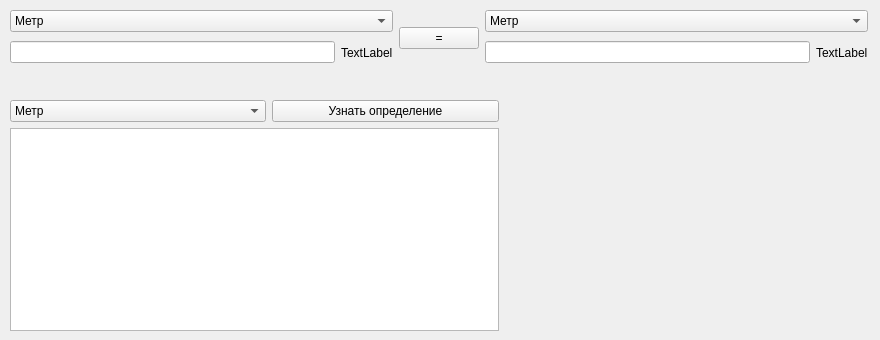
<?xml version="1.0" encoding="UTF-8"?>
<ui version="4.0">
 <class>Form</class>
 <widget class="QWidget" name="Form">
  <property name="geometry">
   <rect>
    <x>0</x>
    <y>0</y>
    <width>880</width>
    <height>340</height>
   </rect>
  </property>
  <property name="windowTitle">
   <string>Form</string>
  </property>
  <widget class="QWidget" name="layoutWidget">
   <property name="geometry">
    <rect>
     <x>10</x>
     <y>10</y>
     <width>858</width>
     <height>57</height>
    </rect>
   </property>
   <layout class="QHBoxLayout" name="horizontalLayout_3">
    <item>
     <layout class="QVBoxLayout" name="verticalLayout">
      <item>
       <widget class="QComboBox" name="comboBox_2">
        <item>
         <property name="text">
          <string>Метр</string>
         </property>
        </item>
        <item>
         <property name="text">
          <string>Километр</string>
         </property>
        </item>
        <item>
         <property name="text">
          <string>Дециметр</string>
         </property>
        </item>
        <item>
         <property name="text">
          <string>Сантиметр</string>
         </property>
        </item>
        <item>
         <property name="text">
          <string>Миллиметр</string>
         </property>
        </item>
        <item>
         <property name="text">
          <string>Микрометр</string>
         </property>
        </item>
        <item>
         <property name="text">
          <string>Нанометр</string>
         </property>
        </item>
        <item>
         <property name="text">
          <string>Пикометр</string>
         </property>
        </item>
        <item>
         <property name="text">
          <string>Фемтометр</string>
         </property>
        </item>
        <item>
         <property name="text">
          <string>Лига (Лье)</string>
         </property>
        </item>
        <item>
         <property name="text">
          <string>Миля</string>
         </property>
        </item>
        <item>
         <property name="text">
          <string>Фурлонг</string>
         </property>
        </item>
        <item>
         <property name="text">
          <string>Чейн</string>
         </property>
        </item>
        <item>
         <property name="text">
          <string>Род</string>
         </property>
        </item>
        <item>
         <property name="text">
          <string>Ярд</string>
         </property>
        </item>
        <item>
         <property name="text">
          <string>Инспекционный фут</string>
         </property>
        </item>
        <item>
         <property name="text">
          <string>Фут</string>
         </property>
        </item>
        <item>
         <property name="text">
          <string>Линк</string>
         </property>
        </item>
        <item>
         <property name="text">
          <string>Хэнд</string>
         </property>
        </item>
        <item>
         <property name="text">
          <string>Дюйм</string>
         </property>
        </item>
        <item>
         <property name="text">
          <string>Линия большая</string>
         </property>
        </item>
        <item>
         <property name="text">
          <string>Линия Малая</string>
         </property>
        </item>
        <item>
         <property name="text">
          <string>Мил</string>
         </property>
        </item>
        <item>
         <property name="text">
          <string>Мо</string>
         </property>
        </item>
        <item>
         <property name="text">
          <string>Рин</string>
         </property>
        </item>
        <item>
         <property name="text">
          <string>Бу</string>
         </property>
        </item>
        <item>
         <property name="text">
          <string>Сун</string>
         </property>
        </item>
        <item>
         <property name="text">
          <string>Сяку</string>
         </property>
        </item>
        <item>
         <property name="text">
          <string>Кэн</string>
         </property>
        </item>
        <item>
         <property name="text">
          <string>Хиро</string>
         </property>
        </item>
        <item>
         <property name="text">
          <string>Дзё</string>
         </property>
        </item>
        <item>
         <property name="text">
          <string>Тё</string>
         </property>
        </item>
        <item>
         <property name="text">
          <string>Ри</string>
         </property>
        </item>
        <item>
         <property name="text">
          <string>Палайста</string>
         </property>
        </item>
        <item>
         <property name="text">
          <string>Плетр</string>
         </property>
        </item>
        <item>
         <property name="text">
          <string>Миля</string>
         </property>
        </item>
        <item>
         <property name="text">
          <string>Стадий</string>
         </property>
        </item>
        <item>
         <property name="text">
          <string>Плетр</string>
         </property>
        </item>
        <item>
         <property name="text">
          <string>Амма</string>
         </property>
        </item>
        <item>
         <property name="text">
          <string>Акена (декапод)</string>
         </property>
        </item>
        <item>
         <property name="text">
          <string>Оргия (гексапод)</string>
         </property>
        </item>
        <item>
         <property name="text">
          <string>Бема (шаг)</string>
         </property>
        </item>
        <item>
         <property name="text">
          <string>Пехис (локоть) греческий</string>
         </property>
        </item>
        <item>
         <property name="text">
          <string>Пехис (локоть) короткий</string>
         </property>
        </item>
        <item>
         <property name="text">
          <string>Пус (фут)</string>
         </property>
        </item>
        <item>
         <property name="text">
          <string>Спитам</string>
         </property>
        </item>
        <item>
         <property name="text">
          <string>Дихас</string>
         </property>
        </item>
        <item>
         <property name="text">
          <string>Палестра (ладонь) </string>
         </property>
        </item>
        <item>
         <property name="text">
          <string>Кондиль </string>
         </property>
        </item>
        <item>
         <property name="text">
          <string>Дактиль (палец)</string>
         </property>
        </item>
        <item>
         <property name="text">
          <string>Стадий олимпийский</string>
         </property>
        </item>
        <item>
         <property name="text">
          <string>Стадий аттический</string>
         </property>
        </item>
        <item>
         <property name="text">
          <string>Стадий птолемеевский</string>
         </property>
        </item>
        <item>
         <property name="text">
          <string>Морская миля</string>
         </property>
        </item>
        <item>
         <property name="text">
          <string>Кабельтов</string>
         </property>
        </item>
        <item>
         <property name="text">
          <string>Морская сажень</string>
         </property>
        </item>
        <item>
         <property name="text">
          <string>Радиус Луны</string>
         </property>
        </item>
        <item>
         <property name="text">
          <string>Радиус Земли</string>
         </property>
        </item>
        <item>
         <property name="text">
          <string>Радиус Юпитера</string>
         </property>
        </item>
        <item>
         <property name="text">
          <string>Радиус Солнца</string>
         </property>
        </item>
        <item>
         <property name="text">
          <string>Световой месяц</string>
         </property>
        </item>
        <item>
         <property name="text">
          <string>Световая минута</string>
         </property>
        </item>
        <item>
         <property name="text">
          <string>Астрономическая единица</string>
         </property>
        </item>
        <item>
         <property name="text">
          <string>Световой час</string>
         </property>
        </item>
        <item>
         <property name="text">
          <string>Световые сутки</string>
         </property>
        </item>
        <item>
         <property name="text">
          <string>Световая неделя</string>
         </property>
        </item>
        <item>
         <property name="text">
          <string>Световой год</string>
         </property>
        </item>
        <item>
         <property name="text">
          <string>Парсек</string>
         </property>
        </item>
        <item>
         <property name="text">
          <string>Сириометр</string>
         </property>
        </item>
        <item>
         <property name="text">
          <string>Планковская длина</string>
         </property>
        </item>
        <item>
         <property name="text">
          <string>Ферми</string>
         </property>
        </item>
        <item>
         <property name="text">
          <string>Класический радиус электрона</string>
         </property>
        </item>
        <item>
         <property name="text">
          <string>X-еденица</string>
         </property>
        </item>
        <item>
         <property name="text">
          <string>Комптоновская длина волны электрона</string>
         </property>
        </item>
        <item>
         <property name="text">
          <string>Боровский радиус</string>
         </property>
        </item>
        <item>
         <property name="text">
          <string>Ангстрем</string>
         </property>
        </item>
        <item>
         <property name="text">
          <string>Юнит</string>
         </property>
        </item>
       </widget>
      </item>
      <item>
       <layout class="QHBoxLayout" name="horizontalLayout">
        <item>
         <widget class="QLineEdit" name="lineEdit"/>
        </item>
        <item>
         <widget class="QLabel" name="label">
          <property name="text">
           <string>TextLabel</string>
          </property>
         </widget>
        </item>
       </layout>
      </item>
     </layout>
    </item>
    <item>
     <widget class="QPushButton" name="pushButton">
      <property name="text">
       <string>=</string>
      </property>
     </widget>
    </item>
    <item>
     <layout class="QVBoxLayout" name="verticalLayout_2">
      <item>
       <widget class="QComboBox" name="comboBox_3">
        <item>
         <property name="text">
          <string>Метр</string>
         </property>
        </item>
        <item>
         <property name="text">
          <string>Километр</string>
         </property>
        </item>
        <item>
         <property name="text">
          <string>Дециметр</string>
         </property>
        </item>
        <item>
         <property name="text">
          <string>Сантиметр</string>
         </property>
        </item>
        <item>
         <property name="text">
          <string>Миллиметр</string>
         </property>
        </item>
        <item>
         <property name="text">
          <string>Микрометр</string>
         </property>
        </item>
        <item>
         <property name="text">
          <string>Нанометр</string>
         </property>
        </item>
        <item>
         <property name="text">
          <string>Пикометр</string>
         </property>
        </item>
        <item>
         <property name="text">
          <string>Фемтометр</string>
         </property>
        </item>
        <item>
         <property name="text">
          <string>Лига (Лье)</string>
         </property>
        </item>
        <item>
         <property name="text">
          <string>Миля</string>
         </property>
        </item>
        <item>
         <property name="text">
          <string>Фурлонг</string>
         </property>
        </item>
        <item>
         <property name="text">
          <string>Чейн</string>
         </property>
        </item>
        <item>
         <property name="text">
          <string>Род</string>
         </property>
        </item>
        <item>
         <property name="text">
          <string>Ярд</string>
         </property>
        </item>
        <item>
         <property name="text">
          <string>Инспекционный фут</string>
         </property>
        </item>
        <item>
         <property name="text">
          <string>Фут</string>
         </property>
        </item>
        <item>
         <property name="text">
          <string>Линк</string>
         </property>
        </item>
        <item>
         <property name="text">
          <string>Хэнд</string>
         </property>
        </item>
        <item>
         <property name="text">
          <string>Дюйм</string>
         </property>
        </item>
        <item>
         <property name="text">
          <string>Линия большая</string>
         </property>
        </item>
        <item>
         <property name="text">
          <string>Линия Малая</string>
         </property>
        </item>
        <item>
         <property name="text">
          <string>Мил</string>
         </property>
        </item>
        <item>
         <property name="text">
          <string>Мо</string>
         </property>
        </item>
        <item>
         <property name="text">
          <string>Рин</string>
         </property>
        </item>
        <item>
         <property name="text">
          <string>Бу</string>
         </property>
        </item>
        <item>
         <property name="text">
          <string>Сун</string>
         </property>
        </item>
        <item>
         <property name="text">
          <string>Сяку</string>
         </property>
        </item>
        <item>
         <property name="text">
          <string>Кэн</string>
         </property>
        </item>
        <item>
         <property name="text">
          <string>Хиро</string>
         </property>
        </item>
        <item>
         <property name="text">
          <string>Дзё</string>
         </property>
        </item>
        <item>
         <property name="text">
          <string>Тё</string>
         </property>
        </item>
        <item>
         <property name="text">
          <string>Ри</string>
         </property>
        </item>
        <item>
         <property name="text">
          <string>Палайста</string>
         </property>
        </item>
        <item>
         <property name="text">
          <string>Плетр</string>
         </property>
        </item>
        <item>
         <property name="text">
          <string>Миля</string>
         </property>
        </item>
        <item>
         <property name="text">
          <string>Стадий</string>
         </property>
        </item>
        <item>
         <property name="text">
          <string>Плетр</string>
         </property>
        </item>
        <item>
         <property name="text">
          <string>Амма</string>
         </property>
        </item>
        <item>
         <property name="text">
          <string>Акена (декапод)</string>
         </property>
        </item>
        <item>
         <property name="text">
          <string>Оргия (гексапод)</string>
         </property>
        </item>
        <item>
         <property name="text">
          <string>Бема (шаг)</string>
         </property>
        </item>
        <item>
         <property name="text">
          <string>Пехис (локоть) греческий</string>
         </property>
        </item>
        <item>
         <property name="text">
          <string>Пехис (локоть) короткий</string>
         </property>
        </item>
        <item>
         <property name="text">
          <string>Пус (фут)</string>
         </property>
        </item>
        <item>
         <property name="text">
          <string>Спитам</string>
         </property>
        </item>
        <item>
         <property name="text">
          <string>Дихас</string>
         </property>
        </item>
        <item>
         <property name="text">
          <string>Палестра (ладонь) </string>
         </property>
        </item>
        <item>
         <property name="text">
          <string>Кондиль </string>
         </property>
        </item>
        <item>
         <property name="text">
          <string>Дактиль (палец)</string>
         </property>
        </item>
        <item>
         <property name="text">
          <string>Стадий олимпийский</string>
         </property>
        </item>
        <item>
         <property name="text">
          <string>Стадий аттический</string>
         </property>
        </item>
        <item>
         <property name="text">
          <string>Стадий птолемеевский</string>
         </property>
        </item>
        <item>
         <property name="text">
          <string>Морская миля</string>
         </property>
        </item>
        <item>
         <property name="text">
          <string>Кабельтов</string>
         </property>
        </item>
        <item>
         <property name="text">
          <string>Морская сажень</string>
         </property>
        </item>
        <item>
         <property name="text">
          <string>Радиус Луны</string>
         </property>
        </item>
        <item>
         <property name="text">
          <string>Радиус Земли</string>
         </property>
        </item>
        <item>
         <property name="text">
          <string>Радиус Юпитера</string>
         </property>
        </item>
        <item>
         <property name="text">
          <string>Радиус Солнца</string>
         </property>
        </item>
        <item>
         <property name="text">
          <string>Световой месяц</string>
         </property>
        </item>
        <item>
         <property name="text">
          <string>Световая минута</string>
         </property>
        </item>
        <item>
         <property name="text">
          <string>Астрономическая единица</string>
         </property>
        </item>
        <item>
         <property name="text">
          <string>Световой час</string>
         </property>
        </item>
        <item>
         <property name="text">
          <string>Световые сутки</string>
         </property>
        </item>
        <item>
         <property name="text">
          <string>Световая неделя</string>
         </property>
        </item>
        <item>
         <property name="text">
          <string>Световой год</string>
         </property>
        </item>
        <item>
         <property name="text">
          <string>Парсек</string>
         </property>
        </item>
        <item>
         <property name="text">
          <string>Сириометр</string>
         </property>
        </item>
        <item>
         <property name="text">
          <string>Планковская длина</string>
         </property>
        </item>
        <item>
         <property name="text">
          <string>Ферми</string>
         </property>
        </item>
        <item>
         <property name="text">
          <string>Класический радиус электрона</string>
         </property>
        </item>
        <item>
         <property name="text">
          <string>X-еденица</string>
         </property>
        </item>
        <item>
         <property name="text">
          <string>Комптоновская длина волны электрона</string>
         </property>
        </item>
        <item>
         <property name="text">
          <string>Боровский радиус</string>
         </property>
        </item>
        <item>
         <property name="text">
          <string>Ангстрем</string>
         </property>
        </item>
        <item>
         <property name="text">
          <string>Юнит</string>
         </property>
        </item>
       </widget>
      </item>
      <item>
       <layout class="QHBoxLayout" name="horizontalLayout_2">
        <item>
         <widget class="QLineEdit" name="lineEdit_2"/>
        </item>
        <item>
         <widget class="QLabel" name="label_2">
          <property name="text">
           <string>TextLabel</string>
          </property>
         </widget>
        </item>
       </layout>
      </item>
     </layout>
    </item>
   </layout>
  </widget>
  <widget class="QWidget" name="layoutWidget_2">
   <property name="geometry">
    <rect>
     <x>10</x>
     <y>100</y>
     <width>489</width>
     <height>231</height>
    </rect>
   </property>
   <layout class="QVBoxLayout" name="verticalLayout_3">
    <item>
     <layout class="QHBoxLayout" name="horizontalLayout_4">
      <item>
       <widget class="QComboBox" name="comboBox_4">
        <item>
         <property name="text">
          <string>Метр</string>
         </property>
        </item>
        <item>
         <property name="text">
          <string>Километр</string>
         </property>
        </item>
        <item>
         <property name="text">
          <string>Дециметр</string>
         </property>
        </item>
        <item>
         <property name="text">
          <string>Сантиметр</string>
         </property>
        </item>
        <item>
         <property name="text">
          <string>Миллиметр</string>
         </property>
        </item>
        <item>
         <property name="text">
          <string>Микрометр</string>
         </property>
        </item>
        <item>
         <property name="text">
          <string>Нанометр</string>
         </property>
        </item>
        <item>
         <property name="text">
          <string>Пикометр</string>
         </property>
        </item>
        <item>
         <property name="text">
          <string>Фемтометр</string>
         </property>
        </item>
        <item>
         <property name="text">
          <string>Лига (Лье)</string>
         </property>
        </item>
        <item>
         <property name="text">
          <string>Миля</string>
         </property>
        </item>
        <item>
         <property name="text">
          <string>Фурлонг</string>
         </property>
        </item>
        <item>
         <property name="text">
          <string>Чейн</string>
         </property>
        </item>
        <item>
         <property name="text">
          <string>Род</string>
         </property>
        </item>
        <item>
         <property name="text">
          <string>Ярд</string>
         </property>
        </item>
        <item>
         <property name="text">
          <string>Инспекционный фут</string>
         </property>
        </item>
        <item>
         <property name="text">
          <string>Фут</string>
         </property>
        </item>
        <item>
         <property name="text">
          <string>Линк</string>
         </property>
        </item>
        <item>
         <property name="text">
          <string>Хэнд</string>
         </property>
        </item>
        <item>
         <property name="text">
          <string>Дюйм</string>
         </property>
        </item>
        <item>
         <property name="text">
          <string>Линия большая</string>
         </property>
        </item>
        <item>
         <property name="text">
          <string>Линия Малая</string>
         </property>
        </item>
        <item>
         <property name="text">
          <string>Мил</string>
         </property>
        </item>
        <item>
         <property name="text">
          <string>Мо</string>
         </property>
        </item>
        <item>
         <property name="text">
          <string>Рин</string>
         </property>
        </item>
        <item>
         <property name="text">
          <string>Бу</string>
         </property>
        </item>
        <item>
         <property name="text">
          <string>Сун</string>
         </property>
        </item>
        <item>
         <property name="text">
          <string>Сяку</string>
         </property>
        </item>
        <item>
         <property name="text">
          <string>Кэн</string>
         </property>
        </item>
        <item>
         <property name="text">
          <string>Хиро</string>
         </property>
        </item>
        <item>
         <property name="text">
          <string>Дзё</string>
         </property>
        </item>
        <item>
         <property name="text">
          <string>Тё</string>
         </property>
        </item>
        <item>
         <property name="text">
          <string>Ри</string>
         </property>
        </item>
        <item>
         <property name="text">
          <string>Палайста</string>
         </property>
        </item>
        <item>
         <property name="text">
          <string>Плетр</string>
         </property>
        </item>
        <item>
         <property name="text">
          <string>Миля</string>
         </property>
        </item>
        <item>
         <property name="text">
          <string>Стадий</string>
         </property>
        </item>
        <item>
         <property name="text">
          <string>Плетр</string>
         </property>
        </item>
        <item>
         <property name="text">
          <string>Амма</string>
         </property>
        </item>
        <item>
         <property name="text">
          <string>Акена (декапод)</string>
         </property>
        </item>
        <item>
         <property name="text">
          <string>Оргия (гексапод)</string>
         </property>
        </item>
        <item>
         <property name="text">
          <string>Бема (шаг)</string>
         </property>
        </item>
        <item>
         <property name="text">
          <string>Пехис (локоть) греческий</string>
         </property>
        </item>
        <item>
         <property name="text">
          <string>Пехис (локоть) короткий</string>
         </property>
        </item>
        <item>
         <property name="text">
          <string>Пус (фут)</string>
         </property>
        </item>
        <item>
         <property name="text">
          <string>Спитам</string>
         </property>
        </item>
        <item>
         <property name="text">
          <string>Дихас</string>
         </property>
        </item>
        <item>
         <property name="text">
          <string>Палестра (ладонь) </string>
         </property>
        </item>
        <item>
         <property name="text">
          <string>Кондиль </string>
         </property>
        </item>
        <item>
         <property name="text">
          <string>Дактиль (палец)</string>
         </property>
        </item>
        <item>
         <property name="text">
          <string>Стадий олимпийский</string>
         </property>
        </item>
        <item>
         <property name="text">
          <string>Стадий аттический</string>
         </property>
        </item>
        <item>
         <property name="text">
          <string>Стадий птолемеевский</string>
         </property>
        </item>
        <item>
         <property name="text">
          <string>Морская миля</string>
         </property>
        </item>
        <item>
         <property name="text">
          <string>Кабельтов</string>
         </property>
        </item>
        <item>
         <property name="text">
          <string>Морская сажень</string>
         </property>
        </item>
        <item>
         <property name="text">
          <string>Радиус Луны</string>
         </property>
        </item>
        <item>
         <property name="text">
          <string>Радиус Земли</string>
         </property>
        </item>
        <item>
         <property name="text">
          <string>Радиус Юпитера</string>
         </property>
        </item>
        <item>
         <property name="text">
          <string>Радиус Солнца</string>
         </property>
        </item>
        <item>
         <property name="text">
          <string>Световой месяц</string>
         </property>
        </item>
        <item>
         <property name="text">
          <string>Световая минута</string>
         </property>
        </item>
        <item>
         <property name="text">
          <string>Астрономическая единица</string>
         </property>
        </item>
        <item>
         <property name="text">
          <string>Световой час</string>
         </property>
        </item>
        <item>
         <property name="text">
          <string>Световые сутки</string>
         </property>
        </item>
        <item>
         <property name="text">
          <string>Световая неделя</string>
         </property>
        </item>
        <item>
         <property name="text">
          <string>Световой год</string>
         </property>
        </item>
        <item>
         <property name="text">
          <string>Парсек</string>
         </property>
        </item>
        <item>
         <property name="text">
          <string>Сириометр</string>
         </property>
        </item>
        <item>
         <property name="text">
          <string>Планковская длина</string>
         </property>
        </item>
        <item>
         <property name="text">
          <string>Ферми</string>
         </property>
        </item>
        <item>
         <property name="text">
          <string>Класический радиус электрона</string>
         </property>
        </item>
        <item>
         <property name="text">
          <string>X-еденица</string>
         </property>
        </item>
        <item>
         <property name="text">
          <string>Комптоновская длина волны электрона</string>
         </property>
        </item>
        <item>
         <property name="text">
          <string>Боровский радиус</string>
         </property>
        </item>
        <item>
         <property name="text">
          <string>Ангстрем</string>
         </property>
        </item>
        <item>
         <property name="text">
          <string>Юнит</string>
         </property>
        </item>
       </widget>
      </item>
      <item>
       <widget class="QPushButton" name="pushButton_2">
        <property name="text">
         <string>Узнать определение</string>
        </property>
       </widget>
      </item>
     </layout>
    </item>
    <item>
     <widget class="QPlainTextEdit" name="plainTextEdit"/>
    </item>
   </layout>
  </widget>
 </widget>
 <resources/>
 <connections/>
</ui>
